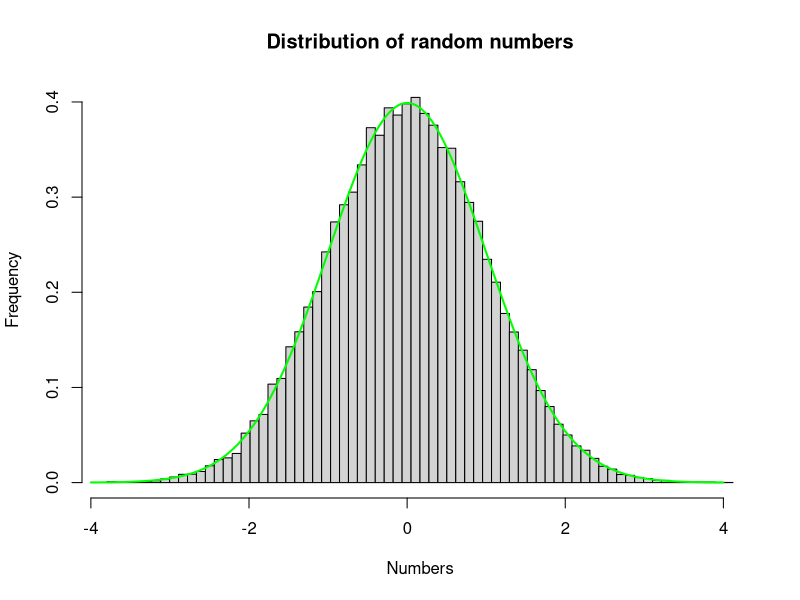

Recreate this plot in R.
## ---- chunk 1
n = 50000; mean = 0; sd = 1; bin = 70
x <- rnorm(n, mean, sd)
range2x <- seq(-4, 4, length = n)*sd + mean 
c <- dnorm(range2x, mean, sd)
bins <- seq(min(x), max(x), length = bin + 1)
hist(x, breaks = bins, prob=TRUE, 
     main = "Distribution of random numbers",
     xlab = "Numbers", ylab = "Frequency")
lines(range2x, c, type = "l", col = "green", lwd = 2)
